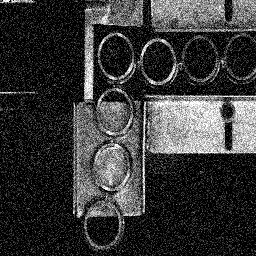
#> input picture Image_for_TeamSV/bagues-noise.jpg, 256 x 256 px, found by its file name
$ python bai_tap_lap_trinh.py   (older library calls are emulated)
#> lines starting #> are read from the running program, lines starting #| are printed output that depends on the picture
import numpy as np
from scipy.ndimage import convolve
from tkinter import filedialog
import cv2
import cv2 as cv
from matplotlib import pyplot as plt
from tkinter import Tk, Button
import matplotlib.pyplot as plt
from scipy.ndimage import minimum_filter


def main():

    Histogram_gray("C:/Users/thaiv/.spyder-py3/xu_ly_anh/Image_for_TeamSV/bagues-noise.jpg")


# thay đổi độ tương phản ảnh, hình 3
# [35 lines left out: function Linear_Contrast_Stretching_Transformation, not called in this run]


def Histogram_gray(filepath):
    # Đọc ảnh đa mức xám
    image = cv2.imread(filepath, cv2.IMREAD_GRAYSCALE)
#> image is the input picture: shape (256, 256); min 0, max 255, mean 56.6

    # Tính histogram
    hist, bins = np.histogram(image.flatten(), 256, [0, 256])
#> hist = 256 values, max 13335 at index 0, min 24 at index 250, mean 256; bins = 257 values from 0 to 256

    # Cân bằng histogram
    equalized_image = cv2.equalizeHist(image)
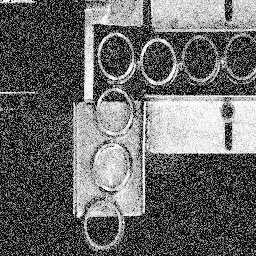
#> equalized_image: shape (256, 256); min 0, max 255, mean 103.1

    # Tính histogram sau cân bằng
    equalized_hist, _ = np.histogram(equalized_image.flatten(), 256, [0, 256])
#> equalized_hist = 256 values, max 13335 at index 0, min 0 at index 1, mean 256

    # Vẽ biểu đồ
    fig, axes = plt.subplots(2, 2, figsize=(12, 8))

    # Ảnh gốc
    axes[0, 0].imshow(image, cmap='gray')
    axes[0, 0].set_title('Ảnh gốc')
    axes[0, 0].axis('off')

    # Biểu đồ histogram ảnh gốc
    axes[0, 1].bar(range(256), hist, color='gray')
    axes[0, 1].set_title('Histogram Ảnh gốc')

    # Ảnh sau khi cân bằng
    axes[1, 0].imshow(equalized_image, cmap='gray')
    axes[1, 0].set_title('Ảnh sau cân bằng')
    axes[1, 0].axis('off')

    # Biểu đồ histogram ảnh sau cân bằng
    axes[1, 1].bar(range(256), equalized_hist, color='gray')
    axes[1, 1].set_title('Histogram Ảnh sau cân bằng')

    plt.tight_layout()
    plt.show()
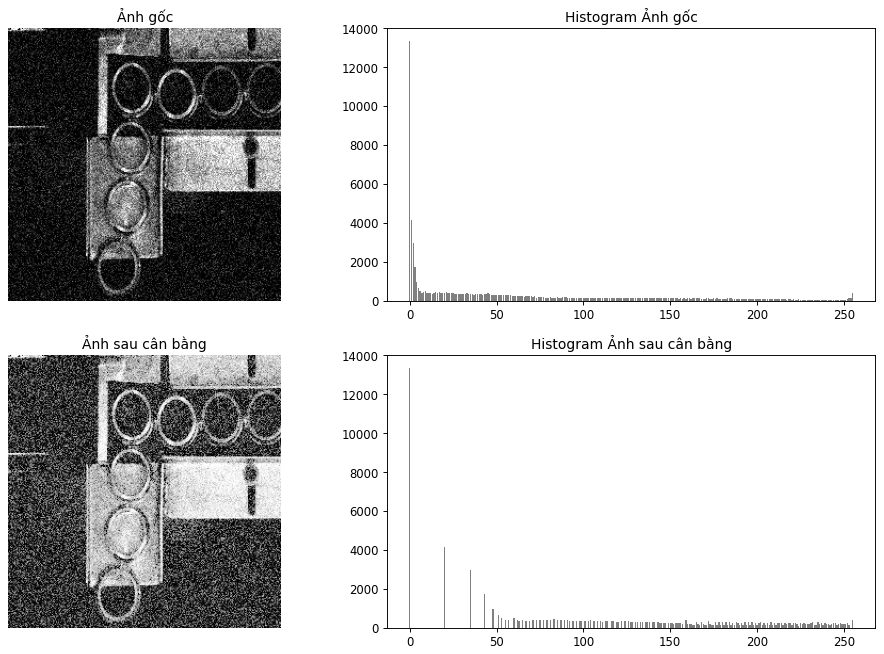
#> figure drawn by matplotlib, 4 panels; panel 2: tallest bar 13335 high, from x = -0.4 to 0.4; panel 4: tallest bar 13335 high, from x = -0.4 to 0.4


# [453 lines left out: functions max_color_3x3, max_gray_3x3, min_color_3x3, min_gray_3x3, median_color_3x3, median_gray_3x3 and 15 more, not called in this run]


if __name__ == '__main__':
    main()

$ run again, with Image_for_TeamSV/Fruit.jpg copied over Image_for_TeamSV/bagues-noise.jpg
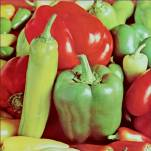
#> input picture Image_for_TeamSV/Fruit.jpg, 151 x 151 px, found by its file name
#> hist = 256 values, max 245 at index 103, min 0 at index 232, mean 89.07; bins = 257 values from 0 to 256
#> in Histogram_gray, `equalized_image = cv2.equalizeHist(image)`:
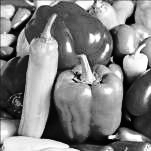
#> equalized_image: shape (151, 151); min 0, max 255, mean 128.2
#> equalized_hist = 256 values, max 245 at index 97, min 0 at index 54, mean 89.07
#> in Histogram_gray, `plt.show()`:
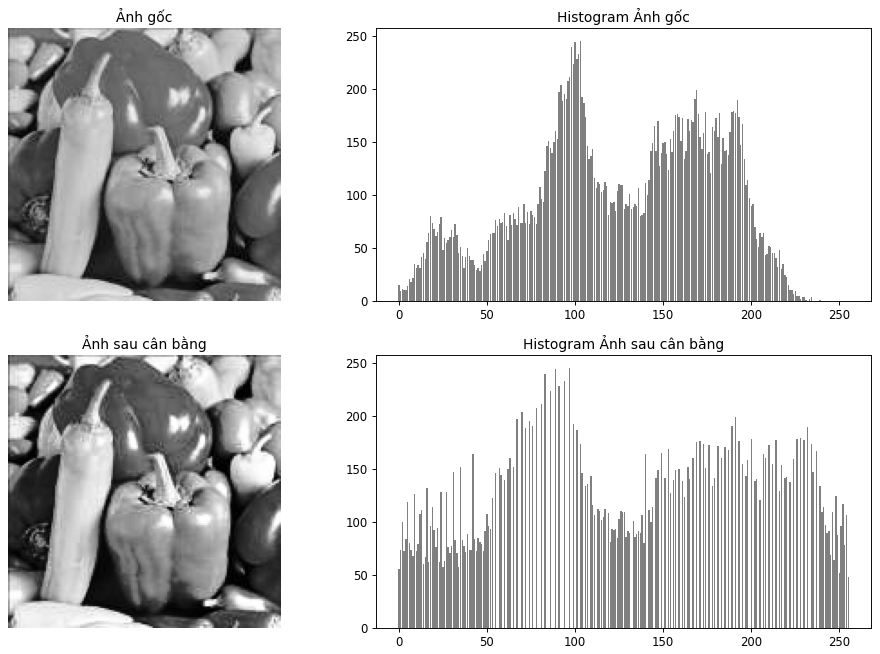
#> figure drawn by matplotlib, 4 panels; panel 2: tallest bar 245 high, from x = 102.6 to 103.4; panel 4: tallest bar 245 high, from x = 96.6 to 97.4
